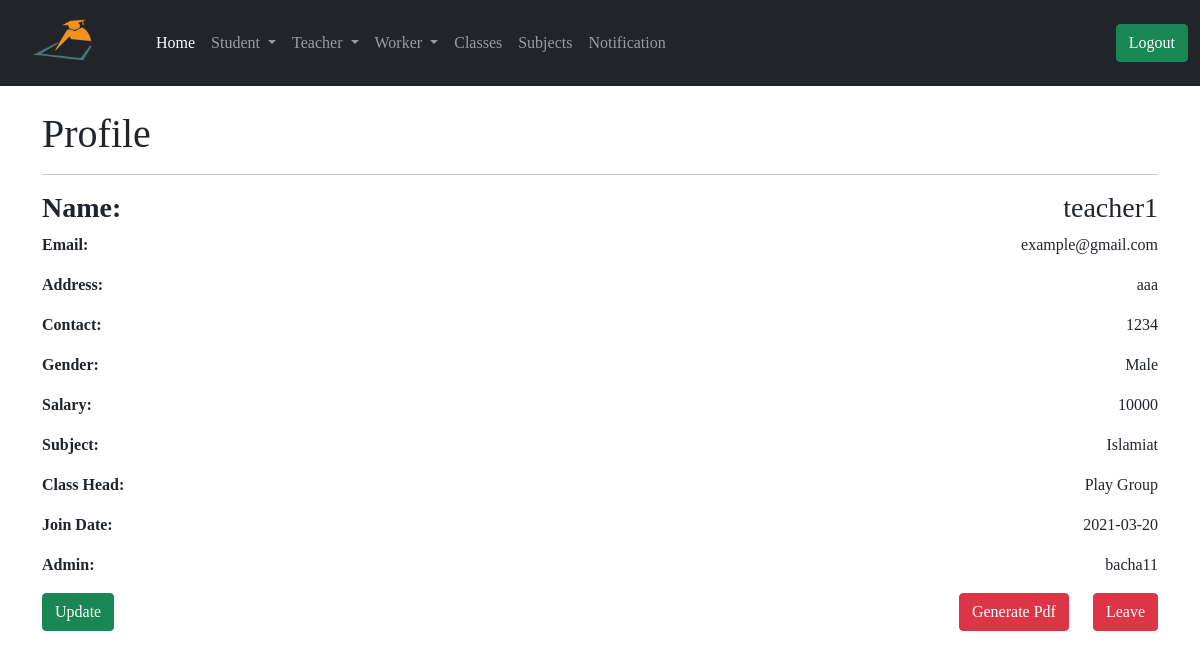
Screenshot of /administrator/teacher_profile/1 (signed in) with the database file from the repository.
### app/models.py (models this page shows, shortened)
class Teacher(db.Model):
    id = db.Column(db.Integer, primary_key=True)
    tech_name = db.Column(db.String(64))
    email = db.Column(db.String(64))
    tech_address = db.Column(db.String(128))
    tech_contact = db.Column(db.String(64))
    gender = db.Column(db.String(64))
    salary = db.Column(db.String(64))
    join_date = db.Column(db.DateTime, default=datetime.utcnow())
    admin_id = db.Column(db.Integer, db.ForeignKey('user.id'))
    tech_subject = db.Column(db.Integer, db.ForeignKey('subject.id'))
    tech_class = db.Column(db.Integer, db.ForeignKey('class.id'))
    uploadlecture = db.relationship('UploadLecture', backref='t_lecture')
    attendance = db.relationship('StudentAttendance', backref='t_lecture')

class Subject(db.Model):
    id = db.Column(db.Integer, primary_key=True)
    sub_name = db.Column(db.String(64))
    admin_id = db.Column(db.Integer, db.ForeignKey('user.id'))
    teacher = db.relationship('Teacher', backref='sub')
    leaveteacher = db.relationship('LeaveTeacher', backref='sub')
    uploadlecture = db.relationship('UploadLecture', backref='sub')

class Class(db.Model):
    id = db.Column(db.Integer, primary_key=True)
    cls_name = db.Column(db.String(64))
    cls_fee = db.Column(db.String(64))
    admin_id = db.Column(db.Integer, db.ForeignKey('user.id'))
    student = db.relationship('Student', backref='stdclass')
    leavestudent = db.relationship('LeaveStudent', backref='stdclass')
    uploadlecture = db.relationship('UploadLecture', backref='stdclass')
    teacher = db.relationship('Teacher', backref='stdclass')
    attendance = db.relationship('StudentAttendance', backref='stdclass')

class User(UserMixin, db.Model):
    id = db.Column(db.Integer, primary_key=True)
    username = db.Column(db.String(32), unique=True)
    email = db.Column(db.String(64), unique=True)
    password_hash = db.Column(db.String(128))
    join_date = db.Column(db.DateTime, default=datetime.utcnow())
    student = db.relationship('Student', backref='admin')
    leavestudent = db.relationship('LeaveStudent', backref='admin')
    teacher = db.relationship('Teacher', backref='admin')
    leaveteacher = db.relationship('LeaveTeacher', backref='admin')
    worker = db.relationship('Worker', backref='admin')
    leaveworker = db.relationship('LeaveWorker', backref='admin')
    classs = db.relationship('Class', backref='admin')
    subject = db.relationship('Subject', backref='admin')

### app/routes.py (the view)
@app.route('/administrator/teacher_profile/<id>')
@login_required
def teacher_profile(id):
    teacher = Teacher.query.filter_by(id=id).first()
    return render_template('administrator/teacher_profile.html', title='Teacher Profile', teacher=teacher)

### app/models.py (called while the page is built)
@login.user_loader
def load_user(id):
    return User.query.get(int(id))

### app/routes.py (called while the page is built)
@app.before_request
def before_request():
    g.user = None
    if 'teacher_id' in session:
        user = Teacher.query.filter_by(id=session['teacher_id']).first()
        g.user = user

@app.before_request
def std_before_request():
    g.std_user = None
    if 'student_id' in session:
        std_user = Student.query.filter_by(id=session['student_id']).first()
        g.std_user = std_user

### app/templates/administrator/teacher_profile.html (shortened to what this page needs)
{% extends 'administrator/base.html' %}
{% block content %}
<div class="container mt-4">
    <h1> Profile </h1>
    <hr>
    <h3><b> Name: </b> <span style="float: right;">{{ teacher.tech_name }}</span></h3>
    <p><b> Email: </b><span style="float: right; text-align: justify;"> {{ teacher.email }} </span></p>
    <p><b> Address: </b> <span style="float: right;">{{ teacher.tech_address }} </span></p>
    <p><b> Contact: </b> <span style="float: right;">{{ teacher.tech_contact }} </span></p>
    <p><b> Gender: </b> <span style="float: right;">{{ teacher.gender }} </span></p>
    <p><b> Salary: </b> <span style="float: right;">{{ teacher.salary }} </span></p>
    <p><b> Subject: </b> <span style="float: right;">{{ teacher.sub.sub_name }}</span> </p>
    {% if teacher.stdclass.cls_name %}
    <p><b> Class Head: </b> <span style="float: right;">{{ teacher.stdclass.cls_name }}</span> </p>
    {% else %}
    <p><b> Class Head: </b> <span style="float: right;">{{ teacher.stdclass }}</span> </p>
    {% endif %}
    <p><b> Join Date: </b> <span style="float: right;">{{ teacher.join_date.strftime('%Y-%m-%d') }} </span></p>
    <p><b> Admin: </b> <span style="float: right;">{{ teacher.admin.username }} </span></p>
    <a href=" {{ url_for('update_teacher', id=teacher.id) }} "><button type="submit" class="btn btn-success">Update</button></a>
    <button type="button" class="btn btn-danger ms-4" style="float: right;" data-bs-toggle="modal" data-bs-target="#exampleModal">
          Leave
    </button>
      <a href="{{ url_for('teacher_profile_pdf', id=teacher.id) }}"><button type="submit" class="btn btn-danger float-end">Generate Pdf</button></a>
</div>
{% endblock %}

### app/templates/administrator/base.html (style rules this page uses)
body { font-family: 'Times New Roman', Times, serif; }

### rows the page displays
Teacher: tech_name "teacher1", email "example@gmail.com", tech_address "aaa", tech_contact "1234", gender "Male", salary "10000", join_date "2021-03-20"
Subject: sub.sub_name "Islamiat"
Class: stdclass.cls_name "Play Group"
User: admin.username "bacha11"
